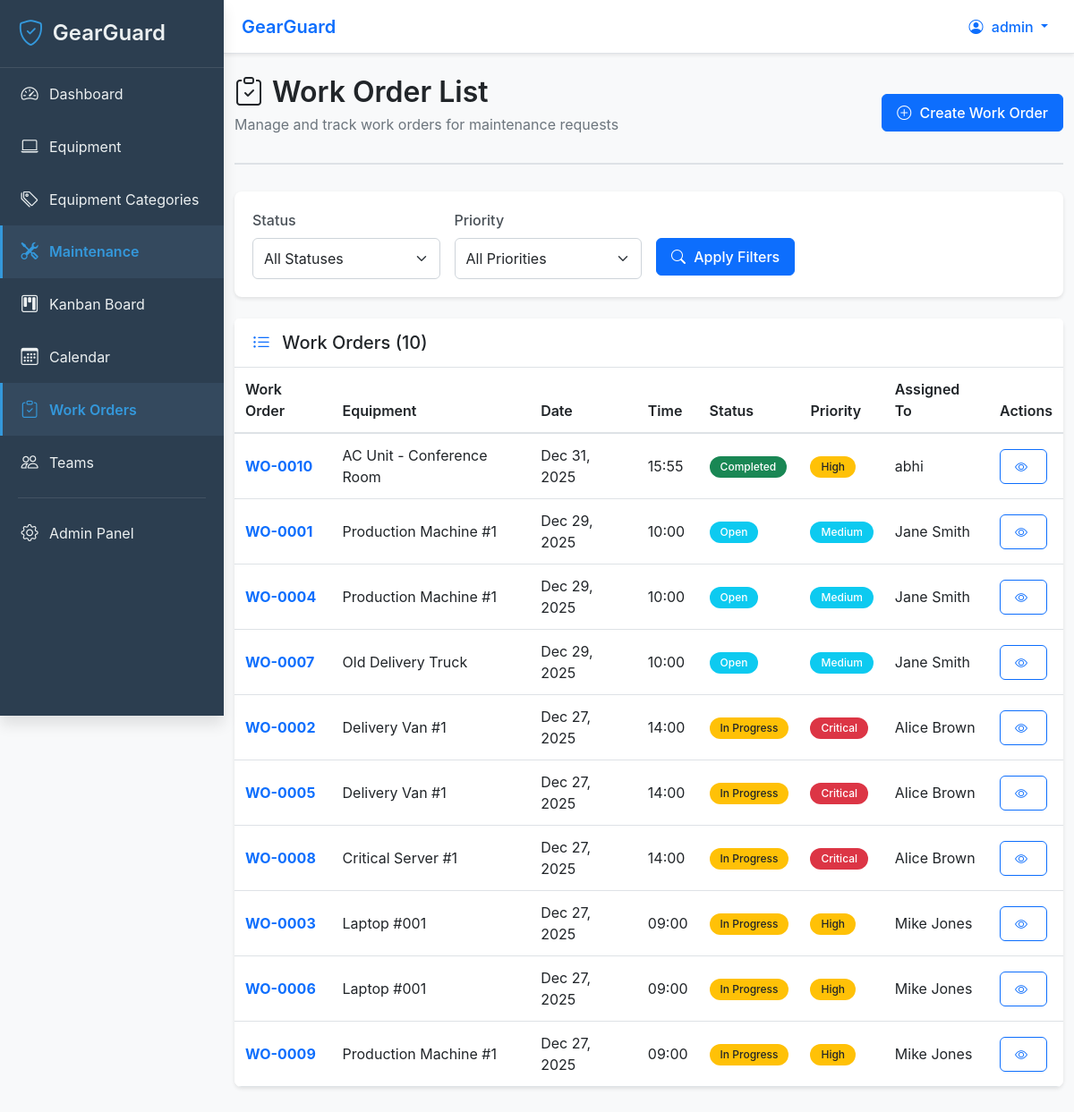
Screenshot of /maintenance/workorders/ (signed in) with the database file from the repository.
### maintenance/models.py (models this page shows, shortened)
class WorkOrder(models.Model):
    STATUS_CHOICES = [
        ('Open', 'Open'),
        ('In Progress', 'In Progress'),
        ('Completed', 'Completed'),
        ('Cancelled', 'Cancelled'),
    ]
    PRIORITY_CHOICES = [
        ('Low', 'Low'),
        ('Medium', 'Medium'),
        ('High', 'High'),
        ('Critical', 'Critical'),
    ]
    work_order_number = models.CharField(
        max_length=50,
        unique=True,
        help_text="Unique work order number"
    )
    equipment = models.ForeignKey(
        Equipment,
        on_delete=models.CASCADE,
        related_name='work_orders',
        help_text="Equipment this work order is for"
    )
    maintenance_request = models.ForeignKey(
        'MaintenanceRequest',
        on_delete=models.SET_NULL,
        null=True,
        blank=True,
        related_name='work_orders',
        help_text="Related maintenance request (optional)"
    )
    date = models.DateField(
        help_text="Date of the work order"
    )
    time = models.TimeField(
        help_text="Time of the work order"
    )
    status = models.CharField(
        max_length=20,
        choices=STATUS_CHOICES,
        default='Open',
        help_text="Current status of the work order"
    )
    priority = models.CharField(
        max_length=20,
        choices=PRIORITY_CHOICES,
        default='Medium',
        help_text="Priority level"
    )
    assigned_to = models.ForeignKey(
        User,
        on_delete=models.SET_NULL,
        null=True,
        blank=True,
        related_name='assigned_work_orders',
        help_text="Employee assigned to this work order"
    )
    description = models.TextField(
        blank=True,
        help_text="Description of the work to be done"
    )
    created_at = models.DateTimeField(auto_now_add=True)
    updated_at = models.DateTimeField(auto_now=True)
    class Meta:
        ordering = ['-date', '-time']
        verbose_name = 'Work Order'
        verbose_name_plural = 'Work Orders'

### equipment/models.py (models this page shows, shortened)
class Equipment(models.Model):
    name = models.CharField(
        max_length=200,
        help_text="Equipment name (e.g., 'Laptop #123', 'Printer Main Office')"
    )
    """
    🔍 FIELD EXPLANATION: name
    - CharField = Text field
    - max_length=200 = Maximum 200 characters
    - Example: "Laptop #123", "Printer Main Office", "Delivery Van #5"
    - Used in: Equipment list, detail page, dropdown menus
    """
    serial_number = models.CharField(
        max_length=100,
        unique=True,
        blank=True,
        null=True,
        help_text="Unique serial number for identification"
    )
    """
    🔍 FIELD EXPLANATION: serial_number
    - CharField = Text field
    - unique=True = No two equipment can have the same serial number
    - blank=True, null=True = Optional field (some equipment might not have serial numbers)
    - Example: "SN123456789", "ABC-2024-001"
    - Used for: Tracking, warranty claims, inventory management
    """
    department = models.CharField(
        max_length=100,
        help_text="Department that owns this equipment (e.g., 'IT', 'Operations', 'Sales')"
    )
    """
    🔍 FIELD EXPLANATION: department
    - CharField = Text field
    - Example: "IT", "Operations", "Sales", "HR"
    - Used for: Filtering equipment by department, reports
    """
    location = models.CharField(
        max_length=200,
        help_text="Physical location (e.g., 'Building A, Floor 2, Room 205')"
    )
    """
    🔍 FIELD EXPLANATION: location
    - CharField = Text field
    - Example: "Building A, Floor 2, Room 205", "Warehouse", "Main Office"
    - Used for: Finding equipment, technician navigation, reports
    """
    category = models.ForeignKey(
        'EquipmentCategory',
        on_delete=models.SET_NULL,
        null=True,
        blank=True,
        related_name='equipment',
        help_text="Equipment category (e.g., Computers, Software, Monitors)"
    )
    company = models.CharField(
        max_length=200,
        default='My Company (San Francisco)',
        help_text="Company name for this equipment"
    )
    used_for = models.CharField(
        max_length=200,
        blank=True,
        help_text="What this equipment is used for"
    )
    acquisition_date = models.DateField(
        null=True,
        blank=True,
        help_text="Date when equipment was acquired"
    )
    condition = models.CharField(
        max_length=50,
        choices=[
            ('Excellent', 'Excellent'),
            ('Good', 'Good'),
            ('Fair', 'Fair'),
            ('Poor', 'Poor'),
            ('Critical', 'Critical'),
        ],
        default='Good',
        help_text="Current condition of the equipment"
    )
    has_work_order = models.BooleanField(
        default=False,
        help_text="Whether this equipment has an associated work order"
    )
    description = models.TextField(
        blank=True,
        help_text="Detailed description of the equipment"
    )
    maintenance_team = models.ForeignKey(
        MaintenanceTeam,
        on_delete=models.SET_NULL,
        null=True,
        blank=True,
        related_name='equipment',
        help_text="Team responsible for maintaining this equipment"
    )
    """
    🔍 FIELD EXPLANATION: maintenance_team
    - ForeignKey = Links to another model (MaintenanceTeam)
    - on_delete=models.SET_NULL = If team is deleted, set this field to NULL (don't delete equipment)
    - null=True, blank=True = Optional (equipment might not be assigned to a team yet)
    - related_name='equipment' = Access team's equipment with: team.equipment.all()

    🔍 RELATIONSHIP EXPLANATION:
    ForeignKey means:
    - One equipment belongs to ONE team (e.g., "Laptop #123" → "IT Support Team")
    - One team can have MANY equipment (e.g., "IT Support Team" has 50 laptops)

    🔍 HOW IT'S USED (AUTOMATION):
    - When user creates maintenance request and selects equipment
    - System automatically fills: request.maintenance_team = equipment.maintenance_team
    - This is the "auto-assign team" feature!
    """
    assigned_employee = models.ForeignKey(
        User,
        on_delete=models.SET_NULL,
        null=True,
        blank=True,
        related_name='assigned_equipment',
        help_text="Employee currently using this equipment (optional)"
    )
    """
    🔍 FIELD EXPLANATION: assigned_employee
    - ForeignKey = Links to User model
    - on_delete=models.SET_NULL = If user is deleted, set to NULL (don't delete equipment)
    - null=True, blank=True = Optional (equipment might not be assigned to anyone)
    - related_name='assigned_equipment' = Access user's equipment with: user.assigned_equipment.all()

    🔍 HOW IT'S USED:
    - Track who uses which equipment
    - "My Equipment" page: user.assigned_equipment.all()
    - When equipment breaks, notify assigned employee
    """
    is_scrapped = models.BooleanField(
        default=False,
        help_text="If True, equipment is unusable and cannot have new maintenance requests"
    )
    """
    🔍 FIELD EXPLANATION: is_scrapped
    - BooleanField = True or False
    - default=False = New equipment is not scrapped
    - Used for: Disabling equipment, preventing new requests

    🔍 HOW IT'S USED (AUTOMATION):
    - When maintenance request status = "Scrap"
    - System automatically sets: equipment.is_scrapped = True
    - Scrapped equipment is hidden from equipment list (or shown with warning)
    - Cannot create new requests for scrapped equipment
    """
    created_at = models.DateTimeField(auto_now_add=True)
    """
    🔍 FIELD EXPLANATION: created_at
    - DateTimeField = Stores date and time
    - auto_now_add=True = Set when equipment is created
    - Used for: Tracking when equipment was added to system
    """
    updated_at = models.DateTimeField(auto_now=True)
    """
    🔍 FIELD EXPLANATION: updated_at
    - DateTimeField = Stores date and time
    - auto_now=True = Updated every time equipment is saved
    - Used for: Tracking last modification
    """
    class Meta:
        ordering = ['-created_at']  # Newest equipment first
        verbose_name = 'Equipment'
        verbose_name_plural = 'Equipment'

### maintenance/views.py (the view)
# urls.py: path('workorders/', views.workorder_list, name='workorder_list'),
@login_required
def workorder_list(request):
    work_orders = WorkOrder.objects.all().order_by('-date', '-time')
    status = request.GET.get('status')
    if status:
        work_orders = work_orders.filter(status=status)
    priority = request.GET.get('priority')
    if priority:
        work_orders = work_orders.filter(priority=priority)
    assigned_to = request.GET.get('assigned_to')
    if assigned_to:
        work_orders = work_orders.filter(assigned_to_id=assigned_to)
    context = {
        'work_orders': work_orders,
        'status_filter': status,
        'priority_filter': priority,
        'assigned_filter': assigned_to,
    }
    return render(request, 'maintenance/workorder_list.html', context)

### templates/maintenance/workorder_list.html (shortened to what this page needs)
{% extends 'base.html' %}
{% load static %}
{% block page_header %}
<div class="page-header">
    <div class="d-flex justify-content-between align-items-center">
        <div>
            <h1 class="page-title">
                <i class="bi bi-clipboard-check"></i>
                Work Order List
            </h1>
            <p class="page-subtitle">Manage and track work orders for maintenance requests</p>
        </div>
        <a href="{% url 'maintenance:workorder_create' %}" class="btn btn-primary">
            <i class="bi bi-plus-circle"></i>
            Create Work Order
        </a>
    </div>
</div>
{% endblock %}
{% block content %}
<div class="card mb-4">
    <div class="card-body">
        <form method="get" class="row g-3">
            <div class="col-md-3">
                <label for="status" class="form-label">Status</label>
                <select class="form-select" id="status" name="status">
                    <option value="">All Statuses</option>
                </select>
            </div>
            <div class="col-md-3">
                <label for="priority" class="form-label">Priority</label>
                <select class="form-select" id="priority" name="priority">
                    <option value="">All Priorities</option>
                </select>
            </div>
            <div class="col-md-3">
                <label class="form-label">&nbsp;</label>
                <button type="submit" class="btn btn-primary d-block">
                    <i class="bi bi-search"></i>
                    Apply Filters
                </button>
            </div>
        </form>
    </div>
</div>
<div class="card">
    <div class="card-header">
        <h5 class="mb-0">
            <i class="bi bi-list-ul"></i>
            Work Orders ({{ work_orders.count }})
        </h5>
    </div>
    <div class="card-body p-0">
        {% if work_orders %}
            <div class="table-responsive">
                <table class="table table-hover mb-0">
                    <thead>
                        <tr>
                            <th>Work Order</th>
                            <th>Equipment</th>
                            <th>Date</th>
                            <th>Time</th>
                            <th>Status</th>
                            <th>Priority</th>
                            <th>Assigned To</th>
                            <th>Actions</th>
                        </tr>
                    </thead>
                    <tbody>
                        {% for wo in work_orders %}
                            <tr>
                                <td>
                                    <a href="{% url 'maintenance:workorder_detail' wo.pk %}" class="text-decoration-none">
                                        <strong>{{ wo.work_order_number }}</strong>
                                    </a>
                                </td>
                                <td>{{ wo.equipment.name }}</td>
                                <td>{{ wo.date|date:"M d, Y" }}</td>
                                <td>{{ wo.time|time:"H:i" }}</td>
                                <td>
                                    {% if wo.status == 'Open' %}
                                        <span class="badge bg-info">Open</span>
                                    {% elif wo.status == 'In Progress' %}
                                        <span class="badge bg-warning text-dark">In Progress</span>
                                    {% elif wo.status == 'Completed' %}
                                        <span class="badge bg-success">Completed</span>
                                    {% elif wo.status == 'Cancelled' %}
                                        <span class="badge bg-danger">Cancelled</span>
                                    {% endif %}
                                </td>
                                <td>
                                    {% if wo.priority == 'Critical' %}
                                        <span class="badge bg-danger">Critical</span>
                                    {% elif wo.priority == 'High' %}
                                        <span class="badge bg-warning text-dark">High</span>
                                    {% elif wo.priority == 'Medium' %}
                                        <span class="badge bg-info">Medium</span>
                                    {% else %}
                                        <span class="badge bg-secondary">Low</span>
                                    {% endif %}
                                </td>
                                <td>
                                    {% if wo.assigned_to %}
                                        {{ wo.assigned_to.get_full_name|default:wo.assigned_to.username }}
                                    {% else %}
                                        <span class="text-muted">Unassigned</span>
                                    {% endif %}
                                </td>
                                <td>
                                    <div class="btn-group btn-group-sm">
                                        <a href="{% url 'maintenance:workorder_detail' wo.pk %}"
                                           class="btn btn-outline-primary"
                                           data-bs-toggle="tooltip"
                                           title="View/Edit">
                                            <i class="bi bi-eye"></i>
                                        </a>
                                    </div>
                                </td>
                            </tr>
                        {% endfor %}
                    </tbody>
                </table>
            </div>
        {% endif %}
    </div>
</div>
{% endblock %}

### templates/includes/navbar.html (shortened to what this page needs)
<nav class="navbar navbar-expand-lg navbar-light bg-white shadow-sm">
    <div class="container-fluid">
        <span class="navbar-brand mb-0 h1 ms-2">
            {% block page_title %}{% block page_title_content %}GearGuard{% endblock %}{% endblock %}
        </span>
        <div class="ms-auto d-flex align-items-center">
            {% if user.is_authenticated %}
                <div class="dropdown">
                    <button class="btn btn-link text-decoration-none dropdown-toggle" type="button" id="userMenu" data-bs-toggle="dropdown" aria-expanded="false">
                        <i class="bi bi-person-circle"></i>
                        <span class="d-none d-md-inline">{{ user.get_full_name|default:user.username }}</span>
                    </button>
                </div>
            {% else %}
                <a href="{% url 'accounts:login' %}" class="btn btn-primary">
                    <i class="bi bi-box-arrow-in-right"></i> Login
                </a>
            {% endif %}
        </div>
    </div>
</nav>

### rows the page displays
WorkOrder: work_order_number "WO-0010", equipment.name "AC Unit - Conference Room", date "Dec 31, 2025", time "15:55", status "Completed", priority "High", assigned_to.get_full_name "abhi"
WorkOrder: work_order_number "WO-0001", equipment.name "Production Machine #1", date "Dec 29, 2025", time "10:00", status "Open", priority "Medium", assigned_to.get_full_name "Jane Smith"
WorkOrder: work_order_number "WO-0004", equipment.name "Production Machine #1", date "Dec 29, 2025", time "10:00", status "Open", priority "Medium", assigned_to.get_full_name "Jane Smith"
WorkOrder: work_order_number "WO-0007", equipment.name "Old Delivery Truck", date "Dec 29, 2025", time "10:00", status "Open", priority "Medium", assigned_to.get_full_name "Jane Smith"
WorkOrder: work_order_number "WO-0002", equipment.name "Delivery Van #1", date "Dec 27, 2025", time "14:00", status "In Progress", priority "Critical", assigned_to.get_full_name "Alice Brown"
WorkOrder: work_order_number "WO-0005", equipment.name "Delivery Van #1", date "Dec 27, 2025", time "14:00", status "In Progress", priority "Critical", assigned_to.get_full_name "Alice Brown"
WorkOrder: work_order_number "WO-0008", equipment.name "Critical Server #1", date "Dec 27, 2025", time "14:00", status "In Progress", priority "Critical", assigned_to.get_full_name "Alice Brown"
WorkOrder: work_order_number "WO-0003", equipment.name "Laptop #001", date "Dec 27, 2025", time "09:00", status "In Progress", priority "High", assigned_to.get_full_name "Mike Jones"
WorkOrder: work_order_number "WO-0006", equipment.name "Laptop #001", date "Dec 27, 2025", time "09:00", status "In Progress", priority "High", assigned_to.get_full_name "Mike Jones"
WorkOrder: work_order_number "WO-0009", equipment.name "Production Machine #1", date "Dec 27, 2025", time "09:00", status "In Progress", priority "High", assigned_to.get_full_name "Mike Jones"

### other values shown
{{ user.get_full_name|default:user.username }} "admin"
{{ work_orders.count }} "10"
